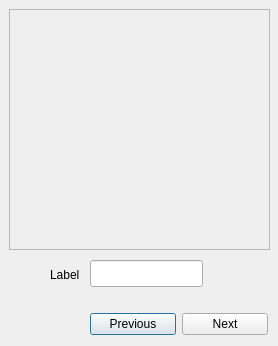
<?xml version="1.0" encoding="UTF-8"?>
<ui version="4.0">
 <class>Inspector</class>
 <widget class="QDialog" name="Inspector">
  <property name="geometry">
   <rect>
    <x>0</x>
    <y>0</y>
    <width>278</width>
    <height>346</height>
   </rect>
  </property>
  <property name="sizePolicy">
   <sizepolicy hsizetype="Fixed" vsizetype="Fixed">
    <horstretch>0</horstretch>
    <verstretch>0</verstretch>
   </sizepolicy>
  </property>
  <property name="minimumSize">
   <size>
    <width>278</width>
    <height>346</height>
   </size>
  </property>
  <property name="maximumSize">
   <size>
    <width>278</width>
    <height>346</height>
   </size>
  </property>
  <property name="windowTitle">
   <string>Inspector</string>
  </property>
  <property name="sizeGripEnabled">
   <bool>false</bool>
  </property>
  <widget class="QScrollArea" name="scrollArea">
   <property name="geometry">
    <rect>
     <x>9</x>
     <y>9</y>
     <width>261</width>
     <height>241</height>
    </rect>
   </property>
   <property name="verticalScrollBarPolicy">
    <enum>Qt::ScrollBarAsNeeded</enum>
   </property>
   <property name="horizontalScrollBarPolicy">
    <enum>Qt::ScrollBarAsNeeded</enum>
   </property>
   <property name="widgetResizable">
    <bool>true</bool>
   </property>
   <widget class="QWidget" name="scrollAreaWidgetContents">
    <property name="geometry">
     <rect>
      <x>0</x>
      <y>0</y>
      <width>259</width>
      <height>239</height>
     </rect>
    </property>
    <widget class="QLabel" name="label">
     <property name="geometry">
      <rect>
       <x>10</x>
       <y>10</y>
       <width>241</width>
       <height>221</height>
      </rect>
     </property>
     <property name="layoutDirection">
      <enum>Qt::LeftToRight</enum>
     </property>
     <property name="text">
      <string/>
     </property>
     <property name="alignment">
      <set>Qt::AlignCenter</set>
     </property>
    </widget>
   </widget>
  </widget>
  <widget class="QLineEdit" name="lineEdit">
   <property name="geometry">
    <rect>
     <x>90</x>
     <y>260</y>
     <width>113</width>
     <height>27</height>
    </rect>
   </property>
   <property name="readOnly">
    <bool>true</bool>
   </property>
  </widget>
  <widget class="QLabel" name="label_2">
   <property name="geometry">
    <rect>
     <x>50</x>
     <y>266</y>
     <width>41</width>
     <height>17</height>
    </rect>
   </property>
   <property name="text">
    <string>Label</string>
   </property>
  </widget>
  <widget class="QWidget" name="">
   <property name="geometry">
    <rect>
     <x>90</x>
     <y>310</y>
     <width>178</width>
     <height>29</height>
    </rect>
   </property>
   <layout class="QHBoxLayout" name="horizontalLayout">
    <item>
     <widget class="QPushButton" name="prevButton">
      <property name="text">
       <string>Previous</string>
      </property>
     </widget>
    </item>
    <item>
     <widget class="QPushButton" name="nextButton">
      <property name="text">
       <string>Next</string>
      </property>
     </widget>
    </item>
   </layout>
  </widget>
 </widget>
 <resources/>
 <connections/>
</ui>
